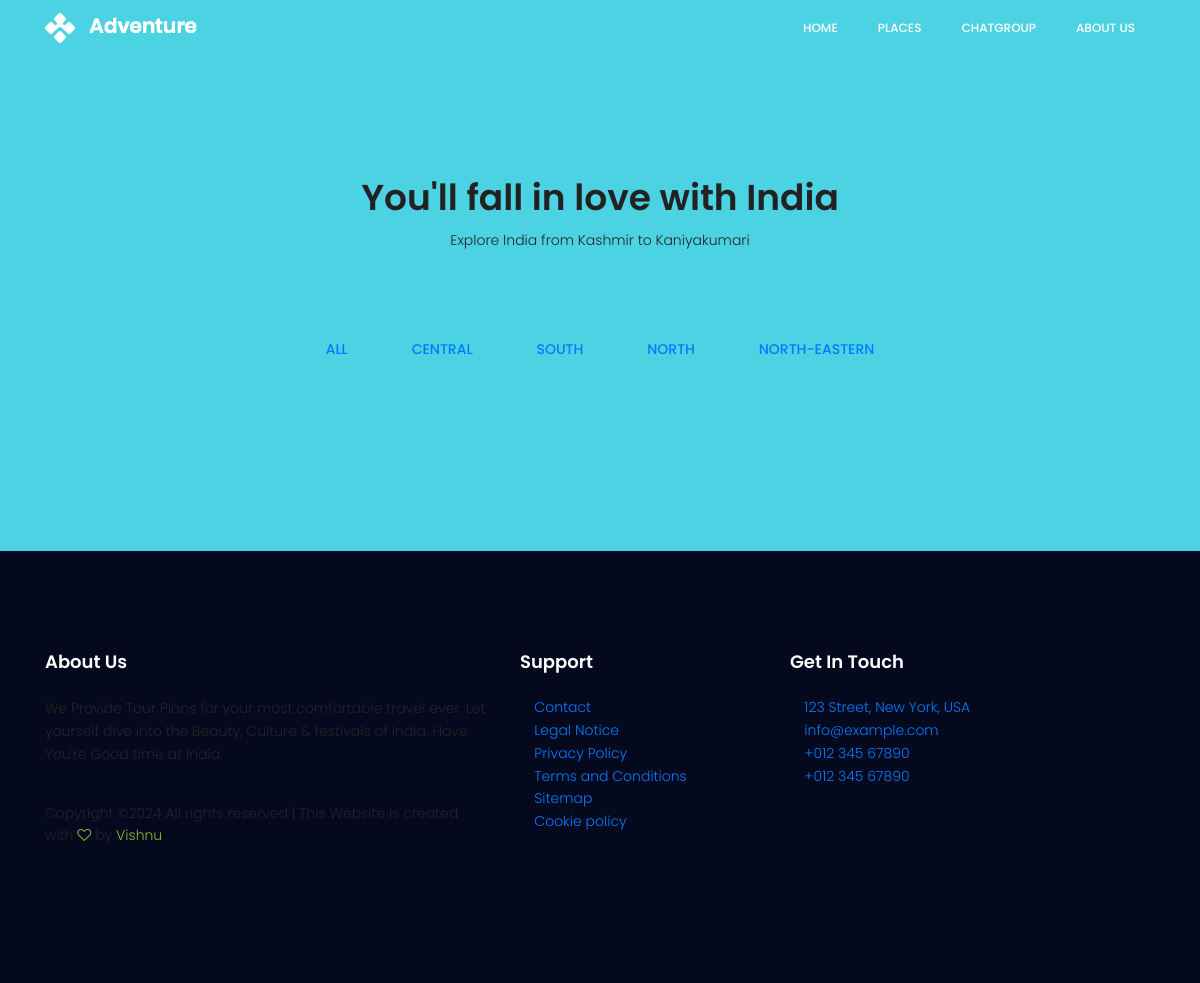
/store/, run on the app's committed database.
### category/models.py (models this page shows, shortened)
class Category(models.Model):
    category_name=models.CharField(max_length=50,unique=True)
    slug=models.SlugField(max_length=100,unique=True)
    description=models.TextField(max_length=250,blank=True)
    cat_image=models.ImageField(upload_to='photos/categories',blank=True)
    class Meta:
        verbose_name='category'
        verbose_name_plural='categories'
    def get_url(self):
        return reverse('places_by_category', args=[self.slug])

### store/views.py (the view)
# urls.py: path('store/',include('store.urls')),
def store(request, category_slug=None):
    categories=None
    places =None
    if category_slug != None:
        categories= get_object_or_404(Category, slug=category_slug)
        places= Place.objects.all().filter(category=categories, is_available=True)
    else:
        places= Place.objects.all().filter(is_available=True)
    context= {
        'places':places,
    }
    return render(request, 'store/store.html',context)

### category/context_processors.py (called while the page is built)
def menu_links(request):
    links= Category.objects.all()
    return dict(links=links)

### templates/store/store.html (shortened to what this page needs)
{% extends 'base.html' %}
{% load static %}
{% block content %}
<section class="portfolio-area section-gap" id="portfolio">
    <div class="container">
          <div class="row d-flex justify-content-center">
              <div class="menu-content col-lg-10">
                  <div class="title text-center">
                      <h1 class="mb-10">You'll fall in love with India</h1>
                      <p>Explore India from Kashmir to Kaniyakumari</p>
                  </div>
              </div>
          </div>
     <div class="filters">
        <ul>
          <li class="active" ><a href="{% url 'store' %}">All</a></li>
          {% for category in links %}
          <li class="active"><a  href='{{ category.get_url }}'>{{ category.category_name }}</a></li>
          {% endfor %}
        </ul>
      </div>
    </div>
  </section>
{% endblock %}

### static/css/main.css (style rules this page uses)
body { color: #252525; background: #4cd3e3; font-family: "Poppins", sans-serif; font-size: 14px; font-weight: 300; line-height: 1.625em; position: relative; }
ol, ul { margin: 0; padding: 0; list-style: none; }
a { -webkit-transition: all 0.3s ease 0s; -moz-transition: all 0.3s ease 0s; -o-transition: all 0.3s ease 0s; transition: all 0.3s ease 0s; }
a, a:focus, a:hover { text-decoration: none; outline: 0; }
h1, h2, h3, h4, h5, h6 { font-family: "Poppins", sans-serif; color: #222222; line-height: 1.2em !important; margin-bottom: 0; margin-top: 0; font-weight: 600; }
h1, .h1 { font-size: 36px; }
.mb-10 { margin-bottom: 10px; }
.text-center { text-align: center; }
h1 { font-size: 36px; }
h1, h2, h3, h4, h5, h6 { line-height: 1.5em; }
.section-gap { padding: 120px 0; }
.portfolio-area .filters { text-align: center; margin-top: 50px; }
.portfolio-area .filters ul { padding: 0; }
.portfolio-area .filters ul li { list-style: none; display: inline-block; padding: 20px 30px; cursor: pointer; position: relative; text-transform: uppercase; color: #222; font-weight: 500; }
.portfolio-area .filters ul li:after { content: ""; display: block; width: calc(0% - 60px); position: absolute; height: 2px; background: #333; transition: width 350ms ease-out; }
.portfolio-area .filters ul li.active { color: #8ab92d; }

### data on the page
Category: category_name "CENTRAL"
Category: category_name "SOUTH"
Category: category_name "NORTH"
Category: category_name "NORTH-EASTERN"
